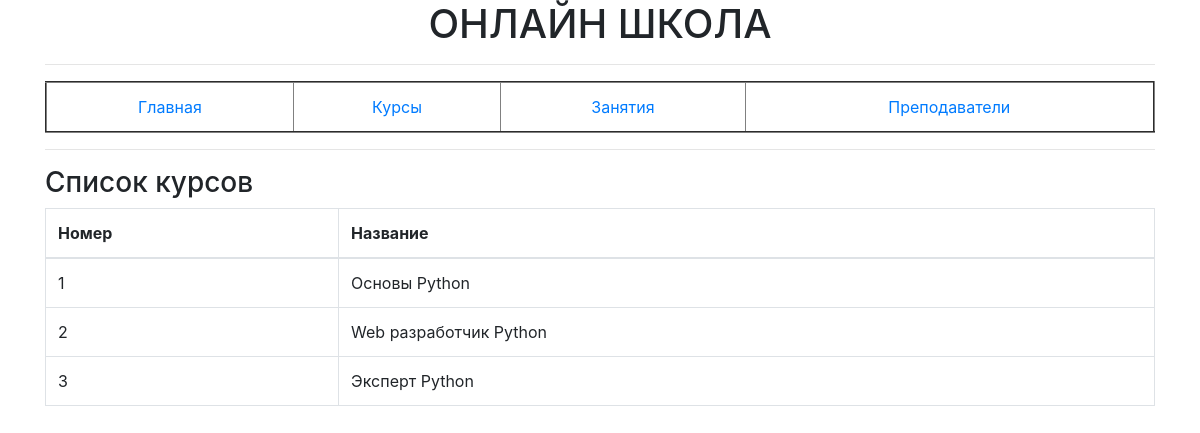
Page /courses/ on the earlier database version.
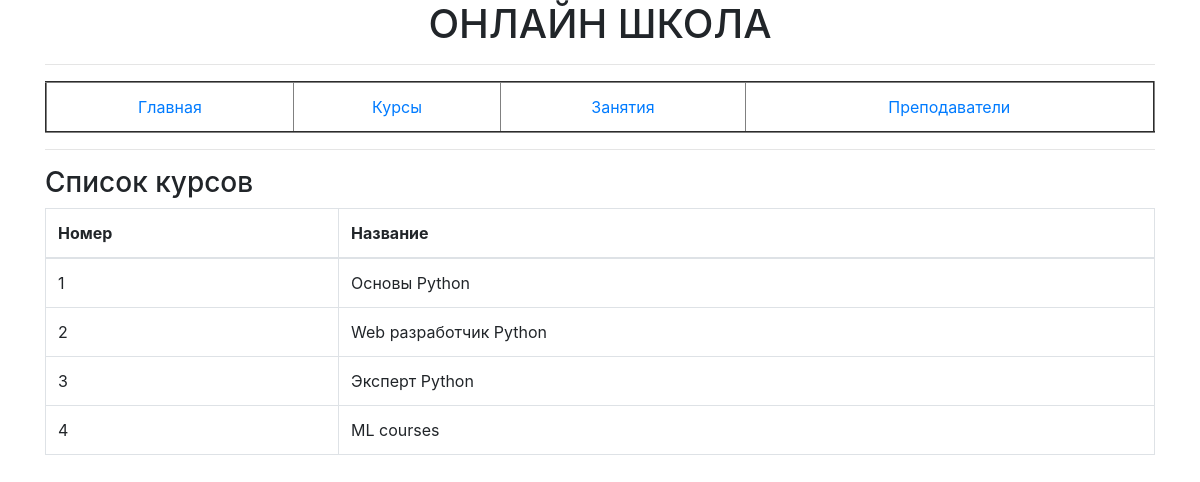
Same page on the later database version.
### online_school/models.py (models this page shows, shortened)
class Course(models.Model):
    name = models.CharField(max_length=255)
    type_fk = models.ForeignKey('TypeCourse', null=True, blank=True, on_delete=models.SET_NULL)
    created = models.DateTimeField(auto_now_add=True)
    student_fk = models.ManyToManyField('Student')
    teacher_fk = models.ManyToManyField('Teacher')

### online_school/views.py (the view)
# urls.py: path('courses/', views.CoursesListView.as_view(), name='courses'),
class CoursesListView(ListView):
    template_name = 'online_school/courses.html'
    model = Course

### online_school/templates/online_school/courses.html
{% extends 'online_school/base.html' %}
{% block body %}
    <h3>Список курсов</h3>
<table class="table table-bordered">
    <thead>
    <tr>
        <th>Номер</th>
        <th>Название</th>
    </tr>
    </thead>
    <tbody>
    {% for course in object_list %}
    <tr>
        <td>{{ course.id}}</td>
        <td>{{ course.name }}</td>
    </tr>
    {% empty %}
    <tr>
        <td>1</td>
        <td>No course yet.</td>
    </tr>
    {% endfor %}
    </tbody>
</table>
{% endblock %}

Differences in the rows shown:
added Course: id "4", name "ML courses"
